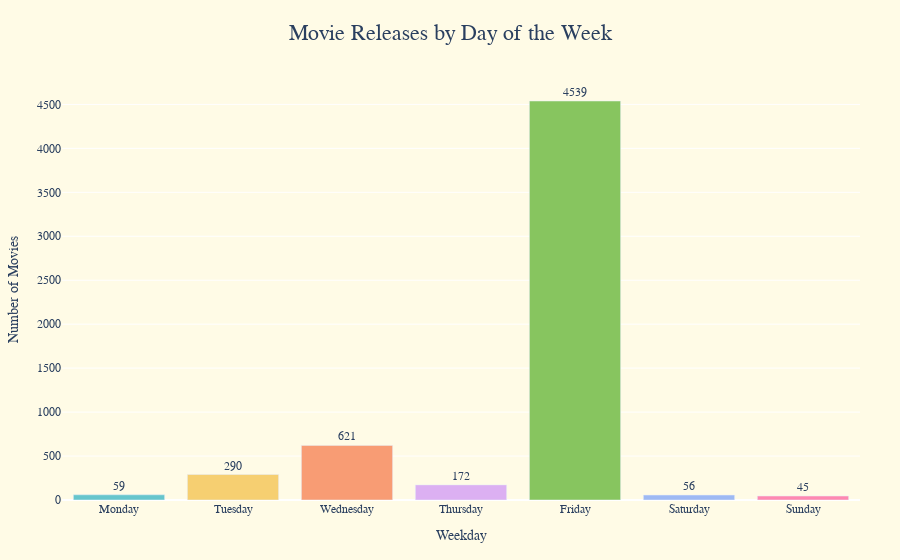

Notebook code cell kept with this figure:
### Code cell
# Define weekday order
weekday_order = ['Monday', 'Tuesday', 'Wednesday', 'Thursday', 'Friday', 'Saturday', 'Sunday']

# Group and sort
release_by_weekday = (
    budget_df['release_weekday']
    .value_counts()
    .reindex(weekday_order)
    .reset_index()
)
release_by_weekday.columns = ['Weekday', 'Movie Count']

# Print distribution
print("Movie Releases by Weekday:\n")
print(release_by_weekday)

# Plot
fig = px.bar(
    release_by_weekday,
    x='Weekday',
    y='Movie Count',
    title="Movie Releases by Day of the Week",
    color='Weekday',
    text='Movie Count',
    color_discrete_sequence=px.colors.qualitative.Pastel
)

fig.update_layout(
    title=dict(
        text="Movie Releases by Day of the Week",
        font=dict(size=22, family='Comic Sans MS'),
        x=0.5,  # Center the title
        xanchor='center'
    ),
    xaxis=dict(title='Weekday'),
    yaxis=dict(title='Number of Movies'),
    plot_bgcolor='#fffbe6',
    paper_bgcolor='#fffbe6',
    font=dict(family='Verdana'),
    margin=dict(l=60, r=40, t=80, b=60),
    showlegend=False
)

fig.update_traces(textposition='outside')
fig.show()

### Figure 1 — Plotly figure (JSON) as saved in the notebook; plotly's stock layout.template omitted (floating-point values rounded to 4 significant figures)
{"data": [{"hovertemplate": "Weekday=%{x}<br>Movie Count=%{text}<extra></extra>", "legendgroup": "Monday", "marker": {"color": "rgb(102, 197, 204)", "pattern": {"shape": ""}}, "name": "Monday", "orientation": "v", "showlegend": true, "text": [59.0], "textposition": "outside", "type": "bar", "x": ["Monday"], "xaxis": "x", "y": [59], "yaxis": "y"}, {"hovertemplate": "Weekday=%{x}<br>Movie Count=%{text}<extra></extra>", "legendgroup": "Tuesday", "marker": {"color": "rgb(246, 207, 113)", "pattern": {"shape": ""}}, "name": "Tuesday", "orientation": "v", "showlegend": true, "text": [290.0], "textposition": "outside", "type": "bar", "x": ["Tuesday"], "xaxis": "x", "y": [290], "yaxis": "y"}, {"hovertemplate": "Weekday=%{x}<br>Movie Count=%{text}<extra></extra>", "legendgroup": "Wednesday", "marker": {"color": "rgb(248, 156, 116)", "pattern": {"shape": ""}}, "name": "Wednesday", "orientation": "v", "showlegend": true, "text": [621.0], "textposition": "outside", "type": "bar", "x": ["Wednesday"], "xaxis": "x", "y": [621], "yaxis": "y"}, {"hovertemplate": "Weekday=%{x}<br>Movie Count=%{text}<extra></extra>", "legendgroup": "Thursday", "marker": {"color": "rgb(220, 176, 242)", "pattern": {"shape": ""}}, "name": "Thursday", "orientation": "v", "showlegend": true, "text": [172.0], "textposition": "outside", "type": "bar", "x": ["Thursday"], "xaxis": "x", "y": [172], "yaxis": "y"}, {"hovertemplate": "Weekday=%{x}<br>Movie Count=%{text}<extra></extra>", "legendgroup": "Friday", "marker": {"color": "rgb(135, 197, 95)", "pattern": {"shape": ""}}, "name": "Friday", "orientation": "v", "showlegend": true, "text": [4539.0], "textposition": "outside", "type": "bar", "x": ["Friday"], "xaxis": "x", "y": [4539], "yaxis": "y"}, {"hovertemplate": "Weekday=%{x}<br>Movie Count=%{text}<extra></extra>", "legendgroup": "Saturday", "marker": {"color": "rgb(158, 185, 243)", "pattern": {"shape": ""}}, "name": "Saturday", "orientation": "v", "showlegend": true, "text": [56.0], "textposition": "outside", "type": "bar", "x": ["Saturday"], "xaxis": "x", "y": [56], "yaxis": "y"}, {"hovertemplate": "Weekday=%{x}<br>Movie Count=%{text}<extra></extra>", "legendgroup": "Sunday", "marker": {"color": "rgb(254, 136, 177)", "pattern": {"shape": ""}}, "name": "Sunday", "orientation": "v", "showlegend": true, "text": [45.0], "textposition": "outside", "type": "bar", "x": ["Sunday"], "xaxis": "x", "y": [45], "yaxis": "y"}], "layout": {"barmode": "relative", "font": {"family": "Verdana"}, "legend": {"title": {"text": "Weekday"}, "tracegroupgap": 0}, "margin": {"b": 60, "l": 60, "r": 40, "t": 80}, "paper_bgcolor": "#fffbe6", "plot_bgcolor": "#fffbe6", "showlegend": false, "title": {"font": {"family": "Comic Sans MS", "size": 22}, "text": "Movie Releases by Day of the Week", "x": 0.5, "xanchor": "center"}, "xaxis": {"anchor": "y", "categoryarray": ["Monday", "Tuesday", "Wednesday", "Thursday", "Friday", "Saturday", "Sunday"], "categoryorder": "array", "domain": [0, 1], "title": {"text": "Weekday"}}, "yaxis": {"anchor": "x", "domain": [0, 1], "title": {"text": "Number of Movies"}}}}
